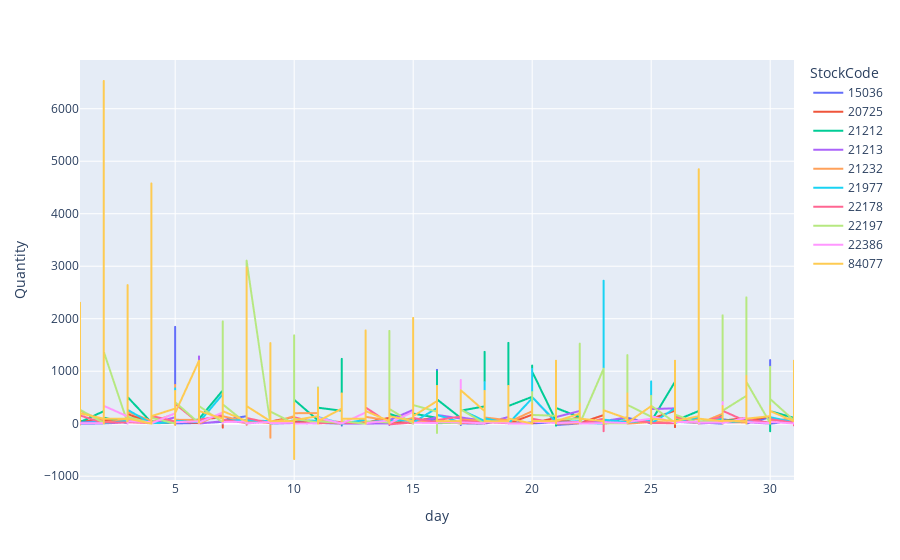

Notebook code cell kept with this figure:
### Code cell
#Top 10
px.line(days_top20[days_top20['StockCode'].isin(top20_lst[:10])],
       x = 'day',
       y = 'Quantity',
       color = 'StockCode')

### Figure 1 — Plotly figure (JSON) as saved in the notebook; plotly's stock layout.template omitted (floating-point values rounded to 4 significant figures; data arrays with more than 128 entries replaced by an {"elided": "..."} marker saying what was removed)
{"data": [{"hovertemplate": "StockCode=15036<br>day=%{x}<br>Quantity=%{y}<extra></extra>", "legendgroup": "15036", "line": {"color": "#636efa", "dash": "solid"}, "mode": "lines", "name": "15036", "showlegend": true, "type": "scattergl", "x": {"elided": "434 int values"}, "xaxis": "x", "y": {"elided": "434 int values"}, "yaxis": "y"}, {"hovertemplate": "StockCode=20725<br>day=%{x}<br>Quantity=%{y}<extra></extra>", "legendgroup": "20725", "line": {"color": "#EF553B", "dash": "solid"}, "mode": "lines", "name": "20725", "showlegend": true, "type": "scattergl", "x": {"elided": "594 int values"}, "xaxis": "x", "y": {"elided": "594 int values"}, "yaxis": "y"}, {"hovertemplate": "StockCode=21212<br>day=%{x}<br>Quantity=%{y}<extra></extra>", "legendgroup": "21212", "line": {"color": "#00cc96", "dash": "solid"}, "mode": "lines", "name": "21212", "showlegend": true, "type": "scattergl", "x": {"elided": "595 int values"}, "xaxis": "x", "y": {"elided": "595 int values"}, "yaxis": "y"}, {"hovertemplate": "StockCode=21213<br>day=%{x}<br>Quantity=%{y}<extra></extra>", "legendgroup": "21213", "line": {"color": "#ab63fa", "dash": "solid"}, "mode": "lines", "name": "21213", "showlegend": true, "type": "scattergl", "x": {"elided": "539 int values"}, "xaxis": "x", "y": {"elided": "539 int values"}, "yaxis": "y"}, {"hovertemplate": "StockCode=21232<br>day=%{x}<br>Quantity=%{y}<extra></extra>", "legendgroup": "21232", "line": {"color": "#FFA15A", "dash": "solid"}, "mode": "lines", "name": "21232", "showlegend": true, "type": "scattergl", "x": {"elided": "571 int values"}, "xaxis": "x", "y": {"elided": "571 int values"}, "yaxis": "y"}, {"hovertemplate": "StockCode=21977<br>day=%{x}<br>Quantity=%{y}<extra></extra>", "legendgroup": "21977", "line": {"color": "#19d3f3", "dash": "solid"}, "mode": "lines", "name": "21977", "showlegend": true, "type": "scattergl", "x": {"elided": "565 int values"}, "xaxis": "x", "y": {"elided": "565 int values"}, "yaxis": "y"}, {"hovertemplate": "StockCode=22178<br>day=%{x}<br>Quantity=%{y}<extra></extra>", "legendgroup": "22178", "line": {"color": "#FF6692", "dash": "solid"}, "mode": "lines", "name": "22178", "showlegend": true, "type": "scattergl", "x": {"elided": "560 int values"}, "xaxis": "x", "y": {"elided": "560 int values"}, "yaxis": "y"}, {"hovertemplate": "StockCode=22197<br>day=%{x}<br>Quantity=%{y}<extra></extra>", "legendgroup": "22197", "line": {"color": "#B6E880", "dash": "solid"}, "mode": "lines", "name": "22197", "showlegend": true, "type": "scattergl", "x": {"elided": "564 int values"}, "xaxis": "x", "y": {"elided": "564 int values"}, "yaxis": "y"}, {"hovertemplate": "StockCode=22386<br>day=%{x}<br>Quantity=%{y}<extra></extra>", "legendgroup": "22386", "line": {"color": "#FF97FF", "dash": "solid"}, "mode": "lines", "name": "22386", "showlegend": true, "type": "scattergl", "x": {"elided": "537 int values"}, "xaxis": "x", "y": {"elided": "537 int values"}, "yaxis": "y"}, {"hovertemplate": "StockCode=84077<br>day=%{x}<br>Quantity=%{y}<extra></extra>", "legendgroup": "84077", "line": {"color": "#FECB52", "dash": "solid"}, "mode": "lines", "name": "84077", "showlegend": true, "type": "scattergl", "x": {"elided": "470 int values"}, "xaxis": "x", "y": {"elided": "470 int values"}, "yaxis": "y"}], "layout": {"legend": {"title": {"text": "StockCode"}, "tracegroupgap": 0}, "margin": {"t": 60}, "xaxis": {"anchor": "y", "domain": [0, 1], "title": {"text": "day"}}, "yaxis": {"anchor": "x", "domain": [0, 1], "title": {"text": "Quantity"}}}}
